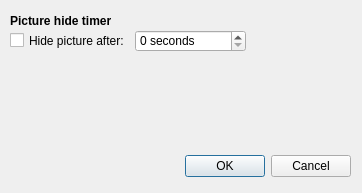
<?xml version="1.0" encoding="UTF-8"?>
<ui version="4.0">
 <class>ConfigDialog</class>
 <widget class="QDialog" name="ConfigDialog">
  <property name="geometry">
   <rect>
    <x>0</x>
    <y>0</y>
    <width>362</width>
    <height>193</height>
   </rect>
  </property>
  <property name="windowTitle">
   <string>Dialog</string>
  </property>
  <property name="toolTip">
   <string>Automatically hide picture after a period of time.</string>
  </property>
  <widget class="QDialogButtonBox" name="buttonBox">
   <property name="geometry">
    <rect>
     <x>10</x>
     <y>150</y>
     <width>341</width>
     <height>32</height>
    </rect>
   </property>
   <property name="orientation">
    <enum>Qt::Horizontal</enum>
   </property>
   <property name="standardButtons">
    <set>QDialogButtonBox::Cancel|QDialogButtonBox::Ok</set>
   </property>
  </widget>
  <widget class="QWidget" name="gridLayoutWidget">
   <property name="geometry">
    <rect>
     <x>10</x>
     <y>10</y>
     <width>341</width>
     <height>21</height>
    </rect>
   </property>
   <layout class="QGridLayout" name="gridLayout">
    <item row="1" column="0">
     <widget class="QLabel" name="label">
      <property name="font">
       <font>
        <weight>75</weight>
        <bold>true</bold>
       </font>
      </property>
      <property name="text">
       <string>Picture hide timer</string>
      </property>
     </widget>
    </item>
   </layout>
  </widget>
  <widget class="KIntSpinBox" name="kintspinbox">
   <property name="geometry">
    <rect>
     <x>135</x>
     <y>30</y>
     <width>111</width>
     <height>22</height>
    </rect>
   </property>
   <property name="toolTip">
    <string>Value in seconds for timeout to hide picture. Enter zero to disable.</string>
   </property>
   <property name="suffix">
    <string> seconds</string>
   </property>
  </widget>
  <widget class="QCheckBox" name="checkBox">
   <property name="geometry">
    <rect>
     <x>10</x>
     <y>30</y>
     <width>121</width>
     <height>21</height>
    </rect>
   </property>
   <property name="text">
    <string>Hide picture after:</string>
   </property>
  </widget>
 </widget>
 <customwidgets>
  <customwidget>
   <class>KIntSpinBox</class>
   <extends>QSpinBox</extends>
   <header>knuminput.h</header>
  </customwidget>
 </customwidgets>
 <resources/>
 <connections>
  <connection>
   <sender>buttonBox</sender>
   <signal>accepted()</signal>
   <receiver>ConfigDialog</receiver>
   <slot>accept()</slot>
   <hints>
    <hint type="sourcelabel">
     <x>248</x>
     <y>254</y>
    </hint>
    <hint type="destinationlabel">
     <x>157</x>
     <y>274</y>
    </hint>
   </hints>
  </connection>
  <connection>
   <sender>buttonBox</sender>
   <signal>rejected()</signal>
   <receiver>ConfigDialog</receiver>
   <slot>reject()</slot>
   <hints>
    <hint type="sourcelabel">
     <x>316</x>
     <y>260</y>
    </hint>
    <hint type="destinationlabel">
     <x>286</x>
     <y>274</y>
    </hint>
   </hints>
  </connection>
 </connections>
</ui>
